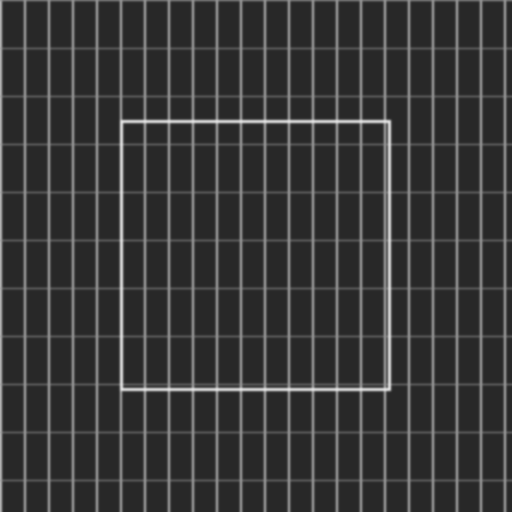
#> input picture lab02/dist/test_images/04_sharpen_fine_details.png, 512 x 512 px
$ python -i sharpening.py   (imports and definitions only)   (older library calls are emulated)
#> lines starting #> are read from the running program, lines starting #| are printed output that depends on the picture
#> further down, picture is the input picture: shape (512, 512, 3); min 40, max 222, mean 57
import cv2
import numpy as np

from .image_utils import cv_bgr_to_pil, pil_to_cv_bgr


def _normalize_ksize(value, max_value=31):
    """Make a kernel size odd and keep it within the supported range."""
    ksize = max(1, min(int(value), max_value))
    if ksize % 2 == 0:
        ksize = ksize + 1 if ksize < max_value else ksize - 1
    return max(1, ksize)


def unsharp_mask_bgr(bgr, amount=1.0, ksize=5, threshold=0):
    """Sharpen using original + amount * (original - Gaussian blur)."""
    ksize = _normalize_ksize(ksize, max_value=31)
    blurred = cv2.GaussianBlur(bgr, (ksize, ksize), 0)
    sharpened = cv2.addWeighted(
        bgr, 1.0 + float(amount), blurred, -float(amount), 0
    )

    if threshold > 0:
        diff = cv2.absdiff(bgr, blurred).astype(np.int16)
        mask = np.all(diff <= int(threshold), axis=2)
        sharpened[mask] = bgr[mask]
    return sharpened


def laplacian_sharpen_bgr(bgr, amount=1.0, ksize=3):
    """Sharpen only the LAB luminance channel with a Laplacian."""
#> called with amount = 1, ksize = 3
    ksize = _normalize_ksize(ksize, max_value=7)
    lab = cv2.cvtColor(bgr, cv2.COLOR_BGR2LAB)
#> lab: shape (512, 512, 3); mean of channels 0, 1, 2 59.8, 128, 128
    l_channel, a_channel, b_channel = cv2.split(lab)
#> a_channel: shape (512, 512); every value is 128
    l_float = l_channel.astype(np.float32)
    laplacian = cv2.Laplacian(l_float, cv2.CV_32F, ksize=ksize)
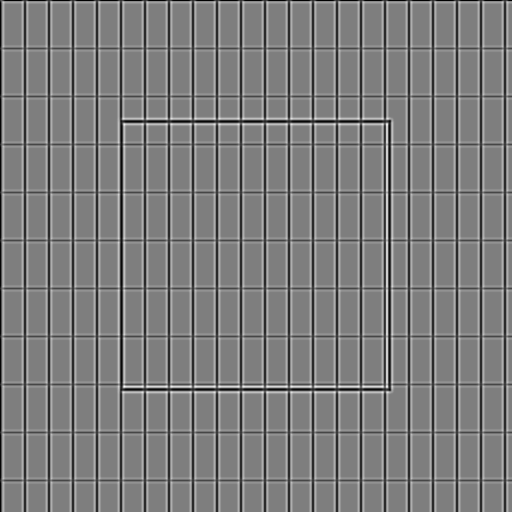
#> laplacian: shape (512, 512) float32; min -272, max 278, mean -0.5; drawn with min black and max white
    sharp_l = cv2.addWeighted(l_float, 1.0, laplacian, -float(amount), 0.0)
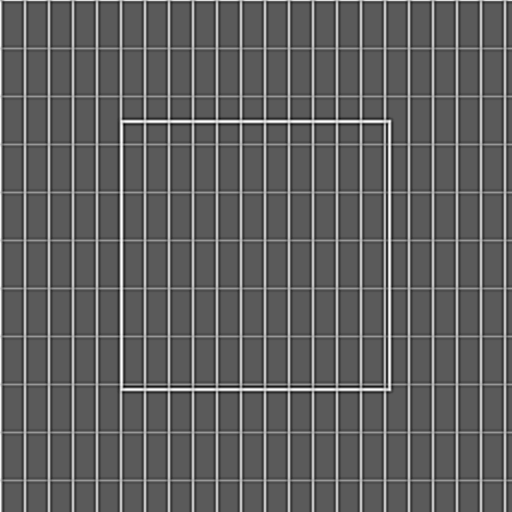
#> sharp_l: shape (512, 512) float32; min -193, max 469, mean 60.3; drawn with min black and max white
    sharp_l = np.clip(sharp_l, 0, 255).astype(np.uint8)
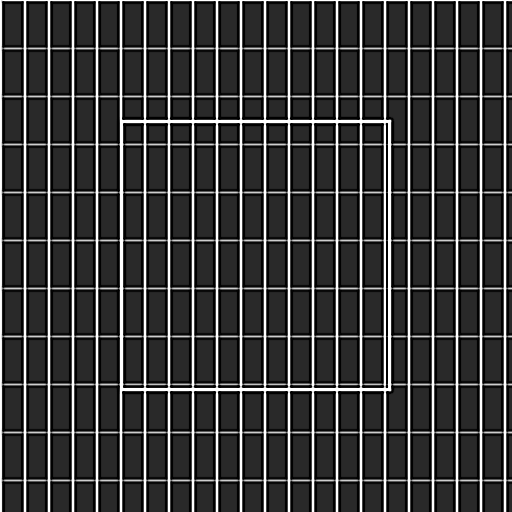
#> sharp_l: shape (512, 512); min 0, max 255, mean 59
    return cv2.cvtColor(
        cv2.merge([sharp_l, a_channel, b_channel]), cv2.COLOR_LAB2BGR
    )


def apply_unsharp(img, amount=1.0, ksize=5, threshold=0):
    return cv_bgr_to_pil(
        unsharp_mask_bgr(
            pil_to_cv_bgr(img), amount=amount, ksize=ksize, threshold=threshold
        )
    )


def apply_laplacian(img, amount=1.0, ksize=3):
    return cv_bgr_to_pil(
        laplacian_sharpen_bgr(pil_to_cv_bgr(img), amount=amount, ksize=ksize)
    )

>>> import cv2
>>> picture = cv2.imread('../dist/test_images/04_sharpen_fine_details.png')
>>> result = laplacian_sharpen_bgr(picture)
